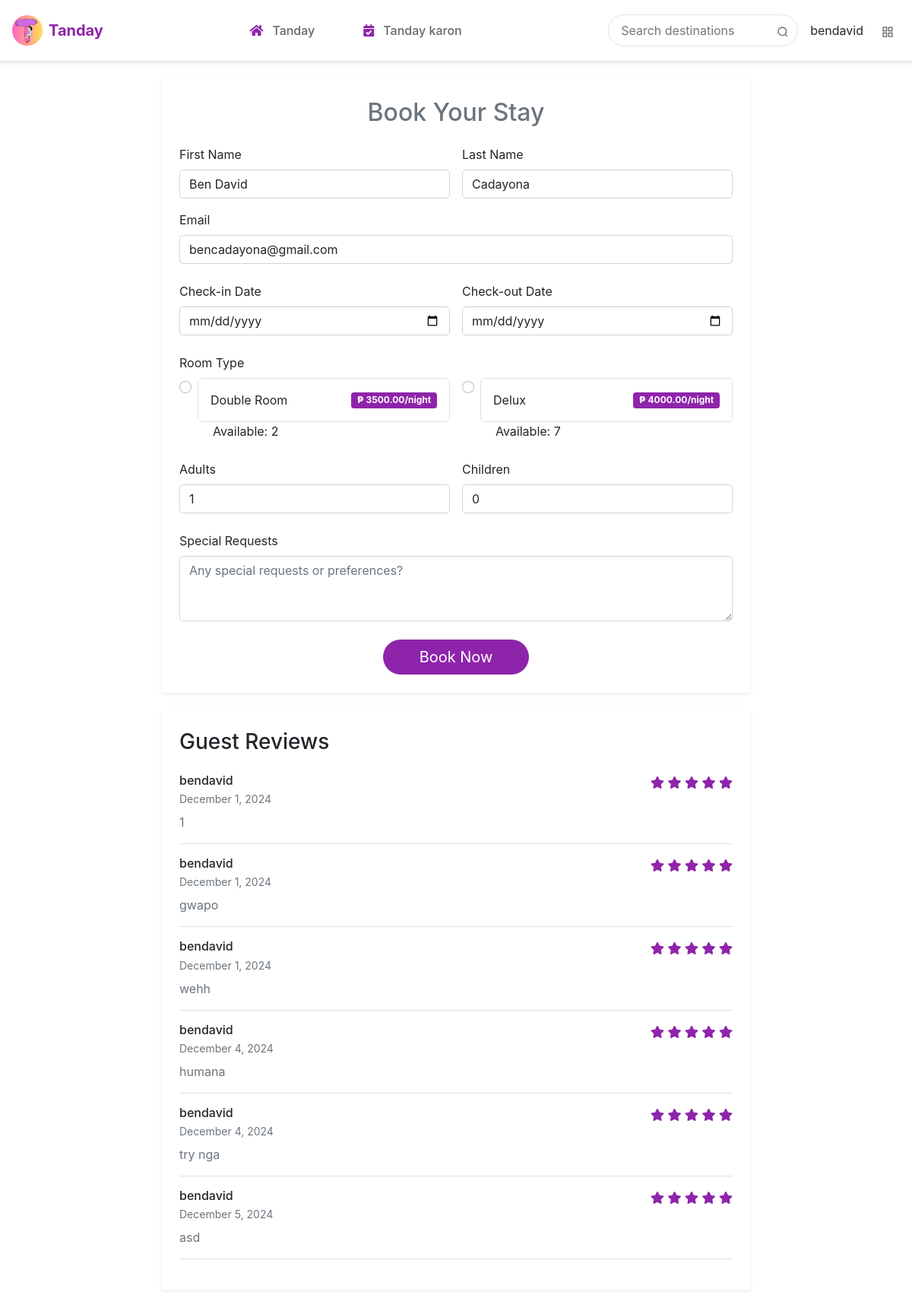
/booking/10/ (signed in), run on the app's committed database.
### api/models.py (models this page shows, shortened)
class Rooms(models.Model):
    name = models.CharField(max_length=100)
    number_of_beds = models.IntegerField()
    price = models.FloatField()
    listing = models.ForeignKey('Listing', on_delete=models.CASCADE)
    available_room = models.IntegerField(default=1)

class Reviews(models.Model):
    message = models.TextField()
    listing = models.ForeignKey(Listing, on_delete=models.CASCADE)
    user = models.ForeignKey(User, on_delete=models.CASCADE)
    timePosted = models.DateField(auto_now_add=True)
    rating = models.IntegerField(choices=[(i, i) for i in range(1, 6)], default=5)  # 1-5 star rating

### api/views.py (the view)
# urls.py: path('booking/<int:listing_id>/', booking_page, name='booking'),
@login_required
def booking_page(request,listing_id):
    reviews = Reviews.objects.filter(listing = listing_id)
    current_datetime = timezone.now()
    rooms = Rooms.objects.filter(listing = listing_id)
    for room in rooms:
        print(room.name)
    listing = Listing.objects.all()
    return render(request, 'booking.html', {
        'username': request.user.username,
        'email': request.user.email,
        'listing':listing,
        'rooms':rooms,
        'reviews': reviews,
        'current_datetime':current_datetime,
    })

### api/templates/booking.html (shortened to what this page needs)
{% extends 'base.html' %}
{% load static %}
{% block content %}
<div class="container-fluid container-xxl py-4">
    <div class="row justify-content-center">
        <div class="col-12 col-lg-8">
            <div class="card shadow-sm rounded-4 border-0">
                <div class="card-body p-4">
                    <h2 class="text-center text-secondary mb-4">Book Your Stay</h2>
                    <form class="booking-form" method="POST" action="{% url 'book_now' %}">
                        <div class="row g-3 mb-4">
                            <div class="col-md-6">
                                <label class="form-label">First Name</label>
                                <input type="text" name="first_name" class="form-control rounded-3" required value="{{ request.user.first_name }}">
                            </div>
                            <div class="col-md-6">
                                <label class="form-label">Last Name</label>
                                <input type="text" name="last_name" class="form-control rounded-3" required value="{{ request.user.last_name }}">
                            </div>
                            <div class="col-12">
                                <label class="form-label">Email</label>
                                <input type="email" name="email" class="form-control rounded-3" required value="{{ email }}">
                            </div>
                        </div>
                        <div class="row g-3 mb-4">
                            <div class="col-md-6">
                                <label class="form-label">Check-in Date</label>
                                <input type="date" name="check_in" class="form-control rounded-3" required min="{{ current_datetime|date:'Y-m-d' }}">
                            </div>
                            <div class="col-md-6">
                                <label class="form-label">Check-out Date</label>
                                <input type="date" name="check_out" class="form-control rounded-3" required>
                            </div>
                        </div>
                        <div class="mb-4">
                            <label class="form-label">Room Type</label>
                            <div class="row g-3">
                                {% for room in rooms %}
                                <div class="col-md-6">
                                    <div class="form-check">
                                        <input type="radio"
                                               name="room_id"
                                               value="{{ room.id }}"
                                               class="form-check-input"
                                               id="room_{{ room.id }}"
                                               required>
                                        <label class="form-check-label d-flex justify-content-between align-items-center p-3 border rounded-3"
                                               for="room_{{ room.id }}">
                                            <span>{{ room.name }}</span>
                                            <span class="badge bg-purple">₱ {{ room.price|floatformat:2 }}/night</span>
                                        </label>
                                        <span style="margin-left: 20px;">{% if room.available_room <= 0 %} Unavailable {% else %}
                                            Available: {{ room.available_room }}{% endif %}</span>
                                    </div>
                                </div>
                                {% endfor %}
                            </div>
                        </div>
                        <div class="row g-3 mb-4">
                            <div class="col-md-6">
                                <label class="form-label">Adults</label>
                                <input type="number"
                                       name="adults"
                                       min="1"
                                       value="1"
                                       class="form-control rounded-3"
                                       required>
                            </div>
                            <div class="col-md-6">
                                <label class="form-label">Children</label>
                                <input type="number"
                                       name="children"
                                       min="0"
                                       value="0"
                                       class="form-control rounded-3">
                            </div>
                        </div>
                        <div class="mb-4">
                            <label class="form-label">Special Requests</label>
                            <textarea name="special_requests"
                                      class="form-control rounded-3"
                                      rows="3"
                                      placeholder="Any special requests or preferences?"></textarea>
                        </div>
                        <div class="text-center">
                            <button type="submit" class="btn btn-purple btn-lg rounded-pill px-5">
                                Book Now
                            </button>
                        </div>
                    </form>
                </div>
            </div>
            {% if reviews %}
            <div class="card shadow-sm rounded-4 border-0 mt-4">
                <div class="card-body p-4">
                    <h3 class="card-title mb-4">Guest Reviews</h3>
                    <div class="reviews-list">
                        {% for review in reviews %}
                        <div class="review-item border-bottom pb-3 mb-3">
                            <div class="d-flex justify-content-between align-items-start mb-2">
                                <div>
                                    <h6 class="mb-1">{{ review.user.username }}</h6>
                                    <div class="text-muted small">{{ review.timePosted|date:"F j, Y" }}</div>
                                </div>
                                <div class="text-purple">
                                    {% for i in "12345" %}
                                    <i class="fas fa-star {% if forloop.counter <= review.rating %}text-purple{% else %}text-muted{% endif %}"></i>
                                    {% endfor %}
                                </div>
                            </div>
                            <p class="mb-0 text-secondary">{{ review.message }}</p>
                        </div>
                        {% endfor %}
                    </div>
                </div>
            </div>
            {% endif %}
        </div>
    </div>
</div>
{% endblock %}

### api/templates/base.html (shortened to what this page needs)
<!DOCTYPE html>
{% load static %}
<html lang="en">
<head>
    <link rel="stylesheet" href="https://cdnjs.cloudflare.com/ajax/libs/font-awesome/5.15.4/css/all.min.css">
    <link rel="stylesheet" href="https://cdn.jsdelivr.net/npm/bootstrap@5.1.3/dist/css/bootstrap.min.css">
</head>
<body>
    <header>
        <div class="header-content">
            <div class="balay">
                <a href="{% url 'home' %}" class="logo">
                    <img src="{% static 'logo.png' %}" alt="Tanday Logo">
                    <span>Tanday</span>
                </a>
            </div>
            <nav>
                <a href="{% url 'home' %}" {% if request.resolver_match.url_name == 'home' %}class="active"{% endif %}>
                    <i class="fas fa-home"></i>
                    <span>Tanday</span>
                </a>
                <a href="{% url 'my_bookings' %}" {% if request.resolver_match.url_name == 'my_bookings' %}class="active"{% endif %}>
                    <i class="fas fa-calendar-check"></i>
                    <span>Tanday karon</span>
                </a>
            </nav>
            <div class="search-user">
                <div class="search-bar">
                    <form method="GET" action="{% url 'home' %}">
                        <input type="text" name="search" placeholder="Search destinations" value="{{ search_query }}">
                        <button type="submit" aria-label="Search">
                            <svg width="16" height="16" viewBox="0 0 24 24" fill="none" stroke="currentColor" stroke-width="2">
                                <circle cx="11" cy="11" r="8"></circle>
                                <line x1="21" y1="21" x2="16.65" y2="16.65"></line>
                            </svg>
                        </button>
                    </form>
                </div>
                <div class="user-actions">
                    <span>{{ request.user.username }}</span>
                    <div class="dashboard-dropdown">
                        <button aria-label="Dashboard">
                            <svg width="16" height="16" viewBox="0 0 24 24" fill="none" stroke="currentColor" stroke-width="2">
                                <rect x="3" y="3" width="7" height="7"></rect>
                                <rect x="14" y="3" width="7" height="7"></rect>
                                <rect x="14" y="14" width="7" height="7"></rect>
                                <rect x="3" y="14" width="7" height="7"></rect>
                            </svg>
                        </button>
                    </div>
                </div>
            </div>
        </div>
    </header>
    <main>
        {% block content %}{% endblock %}
    </main>
</body>
</html>

### api/templates/base.html (style rules this page uses)
.text-purple { color: #8e24aa !important; }
.bg-purple { background-color: #8e24aa !important; }
.btn-purple { background-color: #8e24aa; color: white; border: none; }
body { font-family: -apple-system, BlinkMacSystemFont, 'Segoe UI', Roboto, 'Helvetica Neue', Arial, sans-serif; }
header { background-color: white; box-shadow: 0 2px 4px rgba(0, 0, 0, 0.1); position: sticky; top: 0; z-index: 1030; border-bottom: 1px solid #e5e5e5; }
.header-content { display: flex; justify-content: space-between; align-items: center; padding: 1rem; max-width: 1200px; margin: 0 auto; }
.logo { display: flex; align-items: center; text-decoration: none; color: #8e24aa; font-weight: bold; font-size: 1.25rem; gap: 0.5rem; transition: transform 0.3s ease; }
.logo img { width: 40px; height: 40px; border-radius: 50%; }
nav { display: flex; align-items: center; gap: 1.5rem; margin: 0 2rem; }
nav a { display: flex; align-items: center; gap: 0.75rem; text-decoration: none; color: #666; font-weight: 500; padding: 0.75rem 1.25rem; border-radius: 9999px; transition: all 0.2s ease; white-space: nowrap; }
nav a i { color: #8e24aa; transition: color 0.2s ease; }
.search-bar { position: relative; margin-right: 1rem; }
.search-bar form { display: flex; align-items: center; }
.search-bar input { padding: 0.5rem 2.5rem 0.5rem 1rem; border: 1px solid #e5e5e5; border-radius: 9999px; width: 250px; transition: all 0.2s ease; }
.search-bar button { position: absolute; right: 0.75rem; top: 50%; transform: translateY(-50%); background: none; border: none; color: #666; padding: 0; cursor: pointer; }
.search-user { display: flex; align-items: center; }
.user-actions { display: flex; align-items: center; gap: 1rem; }
.dashboard-dropdown { position: relative; }
.dashboard-dropdown button { background: none; border: none; padding: 0.5rem; cursor: pointer; color: #666; }

### api/templates/booking.html (style rules this page uses)
.btn-purple { background-color: #8e24aa; color: white; }
.text-purple { color: #8e24aa !important; }
.bg-purple { background-color: #8e24aa !important; }
.form-check-label { cursor: pointer; transition: all 0.2s ease; }

### data on the page
Rooms: available_room "☐ Double Room ₱ 3500.00/night", name "Double Room", price "3500.00", available_room "2"
Rooms: available_room "☐ Delux ₱ 4000.00/night", name "Delux", price "4000.00", available_room "7"
Reviews: user.username "bendavid", timePosted "December 1, 2024", rating 5 (drawn), message "1"
Reviews: user.username "bendavid", timePosted "December 1, 2024", rating 5 (drawn), message "gwapo"
Reviews: user.username "bendavid", timePosted "December 1, 2024", rating 5 (drawn), message "wehh"
Reviews: user.username "bendavid", timePosted "December 4, 2024", rating 5 (drawn), message "humana"
Reviews: user.username "bendavid", timePosted "December 4, 2024", rating 5 (drawn), message "try nga"
Reviews: user.username "bendavid", timePosted "December 5, 2024", rating 5 (drawn), message "asd"

### other printed values
{{ request.user.username }} "bendavid"
